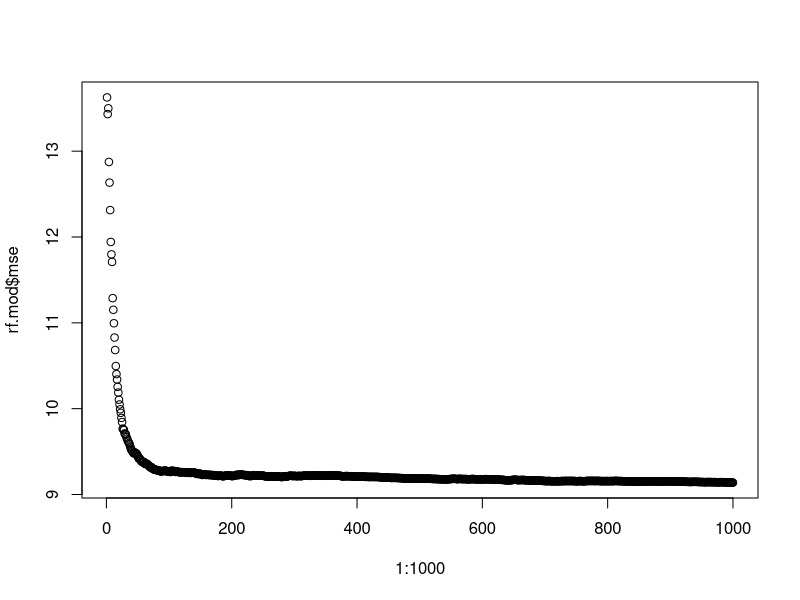
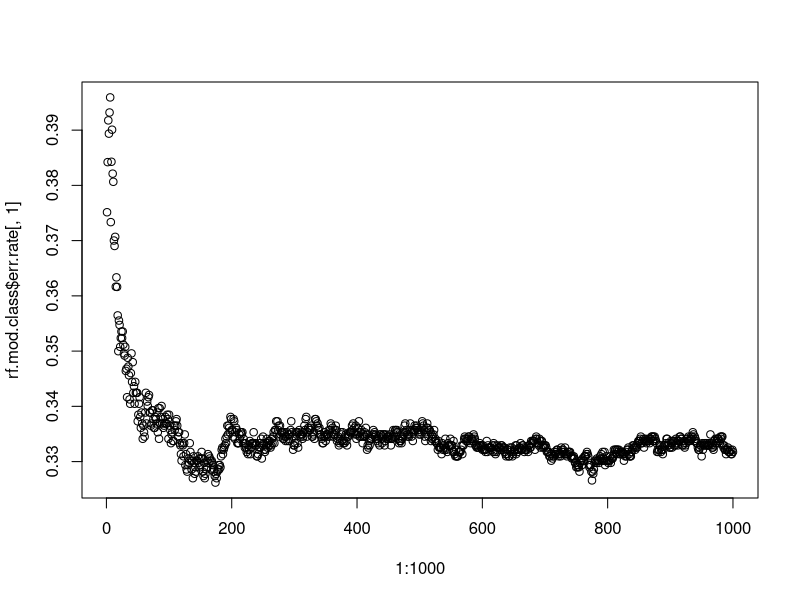

These charts were generated, in order, by the following R code: (Note: a time limit stopped this script after it produced the figures.)
rm(list = ls())
library(randomForest)


# Load data ---------------------------------------------------------------

wdf <- read.csv("asylum_conjoint_data.csv")
head(wdf)


# Separate into training and test sets ------------------------------------

set.seed(123)
test.units <- sample(rownames(wdf),1000,replace = FALSE)

test.dat <- wdf[rownames(wdf) %in% test.units,]
train.dat <- wdf[!(rownames(wdf) %in% test.units),]


# Creating classification versions of data --------------------------------

train.dat.class <- train.dat
train.dat.class$NAsySeekAccepted <- 
  as.factor(train.dat.class$NAsySeekAccepted > 5)
names(train.dat.class)[1] <- "MajorityAccepted"

test.dat.class <- test.dat
test.dat.class$NAsySeekAccepted <- 
  as.factor(test.dat.class$NAsySeekAccepted > 5)
names(test.dat.class)[1] <- "MajorityAccepted"


# Random Forest Model -----------------------------------------------------

#Regression model
set.seed(207)
rf.mod <- randomForest(NAsySeekAccepted ~ ., train.dat, ntree = 1000)
predict(rf.mod, newdata = test.dat)

summary(rf.mod)
rf.mod$mtry #This is the number of variables randomly considered per tree
rf.mod$mse #This is the out-of-bag MSE at each stage of the model
plot(x = 1:1000, y = rf.mod$mse)


#Classification model
#Note: outcome MUST BE A FACTOR VARIABLE for classification to be performed
str(train.dat.class)
set.seed(207)
rf.mod.class <- randomForest(MajorityAccepted ~ ., train.dat.class, 
                             ntree = 1000)
predict(rf.mod.class, newdata = test.dat.class, type = "response")
predict(rf.mod.class, newdata = test.dat.class, type = "prob")[1:10,]

rf.mod.class$mtry
rf.mod.class$err.rate[1:10,] #OOB is the overall error rate
plot(x = 1:1000, y = rf.mod.class$err.rate[,1])


# Random Forest "CV" ------------------------------------------------------

#"Cross-validating" over number of randomly sampled variables (m)
#Random Forests implicitly OOB error estimation (bagging version of CV)
#i.e. observations not randomly sampled in each bag (bootstrap iteration)
#can be used as validation data for that iteration

n.vars <- c(1,2,3,4,5,6,7)
rf.models <- list()

#CV to choose m (number of variables to consider at each split)
set.seed(207)
for (i in 1:length(n.vars)){
  
  rf.models[[i]] <- randomForest(NAsySeekAccepted ~ .,
                           train.dat, ntree = 1000,
                           mtry = n.vars[i])
  print(i)
  
}
#save(rf.models, file = "rf_cv_models.Rdata")


# Inspect results ---------------------------------------------------------

#load("rf_cv_models.Rdata")

n.mods <- length(rf.models)
oob.mse <- rep(NA,n.mods)
n.vars <- rep(NA,n.mods)
for (i in 1:n.mods){
  oob.mse[i] <- min(rf.models[[i]]$mse)
  n.vars[i] <- rf.models[[i]]$mtry
}

best.mod <- which.min(oob.mse)
n.vars[best.mod]


# Use final model ---------------------------------------------------

test.dat.rfpreds <- predict(rf.models[[best.mod]], newdata = test.dat)

#Test set MSE:
mean((test.dat.rfpreds - test.dat$NAsySeekAccepted)^2)
